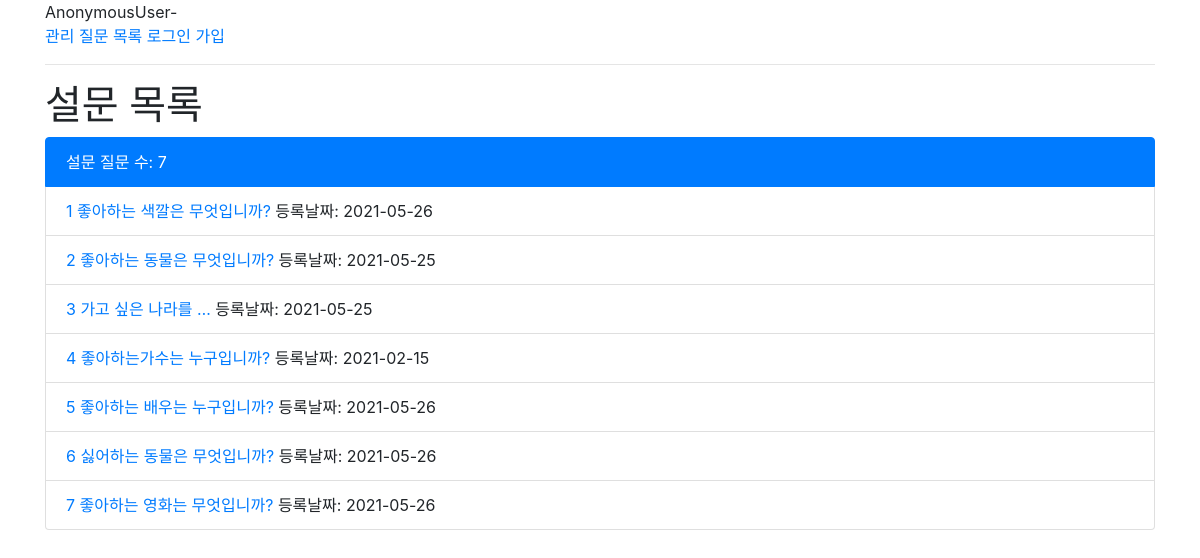
Screenshot of /polls/list with the database file from the repository.
### polls/models.py (models this page shows, shortened)
class Question(models.Model):
    question_text = models.CharField(max_length=200) # CharField = NVACHAR
    pub_date = models.DateTimeField(auto_now_add=True) # auto_now_add: insert될때 일시를 자동등록

### polls/templates/polls/list.html (shortened to what this page needs)
{%extends "layout.html"%}
{%block contents%}
    <h1>설문 목록</h1>
    <ul class="list-group">
        <li class="list-group-item active" aria-current="true">설문 질문 수: {{question_list|length}}</li>
        {% for s in question_list %}
        <li class="list-group-item">
                <a href="{%url 'polls:vote' s.pk%}">
                {{s.id}} {{s.question_text|truncatewords:3}}
            </a>
            등록날짜:
            {{s.pub_date|date:'Y-m-d'}}
        </li>
        {% endfor%}
    </ul>
{%endblock contents%}

### templates/layout.html (shortened to what this page needs)
<!DOCTYPE html>
<html lang="en">
<head>
    <link rel="stylesheet" href="https://cdn.jsdelivr.net/npm/bootstrap@4.6.0/dist/css/bootstrap.min.css">
</head>
<body>
    <div class="container">
        {{user}}-{{user.username}}<br>
        <a href="/admin">관리</a>
        <a href='{% url "polls:list" %}'>질문 목록</a>
        {% if user.is_authenticated %}
        <a href="{% url 'account:logout' %}">로그아웃</a>
        {% else %}
        <a href="{% url 'account:login' %}">로그인</a>
        <a href="{% url 'account:join' %}">가입</a>
        {% endif %}
        <hr>
        {%block contents%}{%endblock contents%}
    </div>
</body>
</html>

### rows the page displays
Question: id "1", question_text "좋아하는 색깔은 무엇입니까?", pub_date "2021-05-26"
Question: id "2", question_text "좋아하는 동물은 무엇입니까?", pub_date "2021-05-25"
Question: id "3", question_text "가고 싶은 나라를 …", pub_date "2021-05-25"
Question: id "4", question_text "좋아하는가수는 누구입니까?", pub_date "2021-02-15"
Question: id "5", question_text "좋아하는 배우는 누구입니까?", pub_date "2021-05-26"
Question: id "6", question_text "싫어하는 동물은 무엇입니까?", pub_date "2021-05-26"
Question: id "7", question_text "좋아하는 영화는 무엇입니까?", pub_date "2021-05-26"

### other values shown
{{ user }} "AnonymousUser"
{{ question_list|length }} "7"
